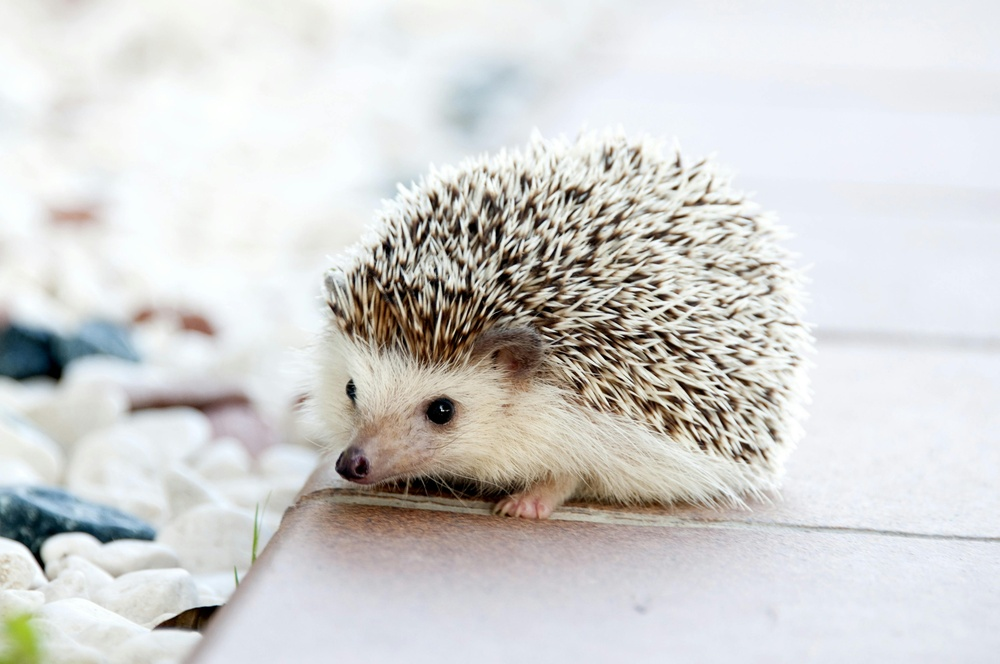
#> input picture Day 58/hedghog.jpg, 1000 x 664 px, shrunk from 4288 x 2848 before the run
$ python program1.py
#> lines starting #> are read from the running program, lines starting #| are printed output that depends on the picture; after the words box and inside, x2 and y2 are one past the last pixel; in counts of white or black regions, pixels touching at a corner belong together
import cv2
import numpy as np

image = cv2.imread('hedghog.jpg')
#> image is the input picture: shape (664, 1000, 3); mean B, G, R 209.5, 210.7, 211.1

if image is None:
    print("couldn't read the img")
    exit()

# cv2.imshow('orginal image',image)
# cv2.waitKey(0)
# cv2.destroyAllWindows

grey_image = cv2.cvtColor(image,cv2.COLOR_BGR2GRAY)
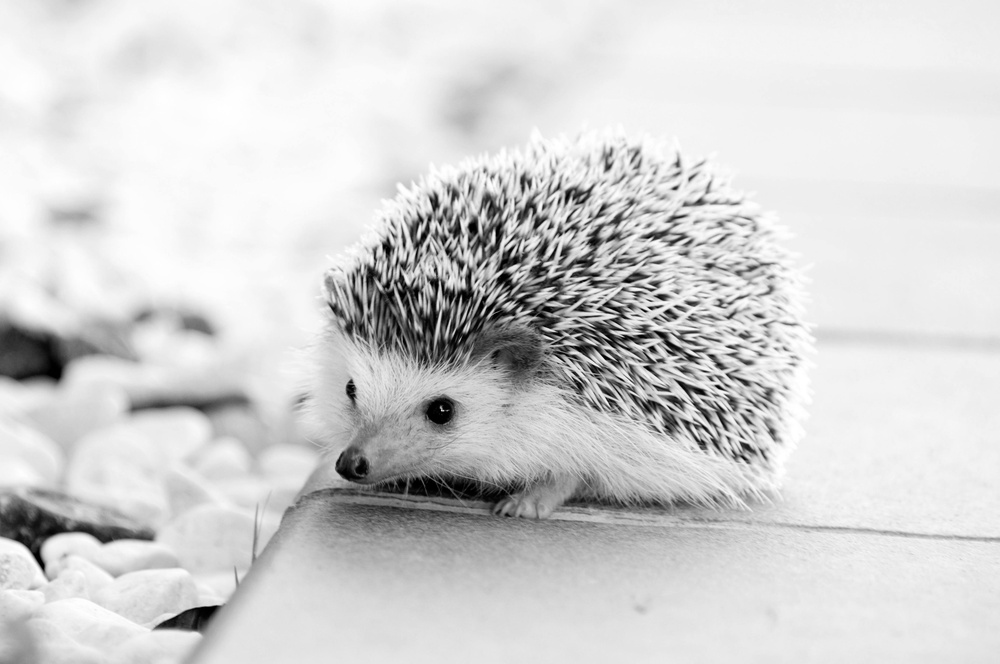
#> grey_image: shape (664, 1000); min 0, max 255, mean 210.7

blurred_image = cv2.GaussianBlur(grey_image,(5,5),0)

edges = cv2.Canny(blurred_image,50,150)
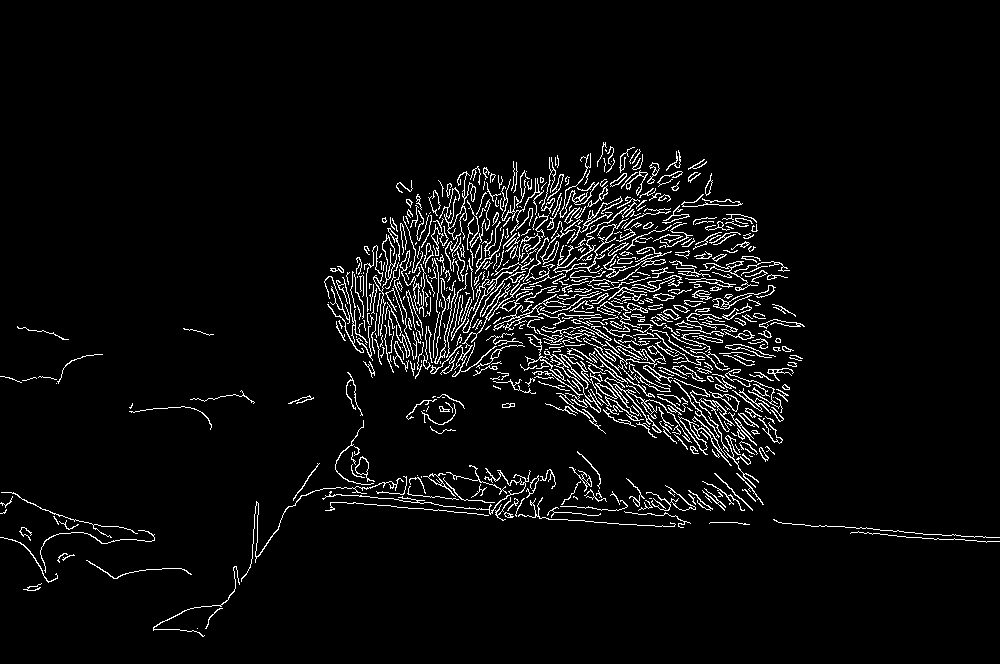
#> edges: shape (664, 1000); 4.6% white in thin lines or dots, all inside (x1, y1, x2, y2) = (0, 142, 1000, 637)

cv2.imshow('orginal image', image)
cv2.waitKey(0)

cv2.imshow('grayscale image', grey_image)
cv2.waitKey(0)

cv2.imshow('blurred image', blurred_image)
cv2.waitKey(0)

cv2.imshow('edge image', edges)
cv2.waitKey(0)

# cv2.imshow()
cv2.destroyAllWindows


# cv2.imshow("grayscale image:",grey_image)
# cv2.destroyAllWindows
